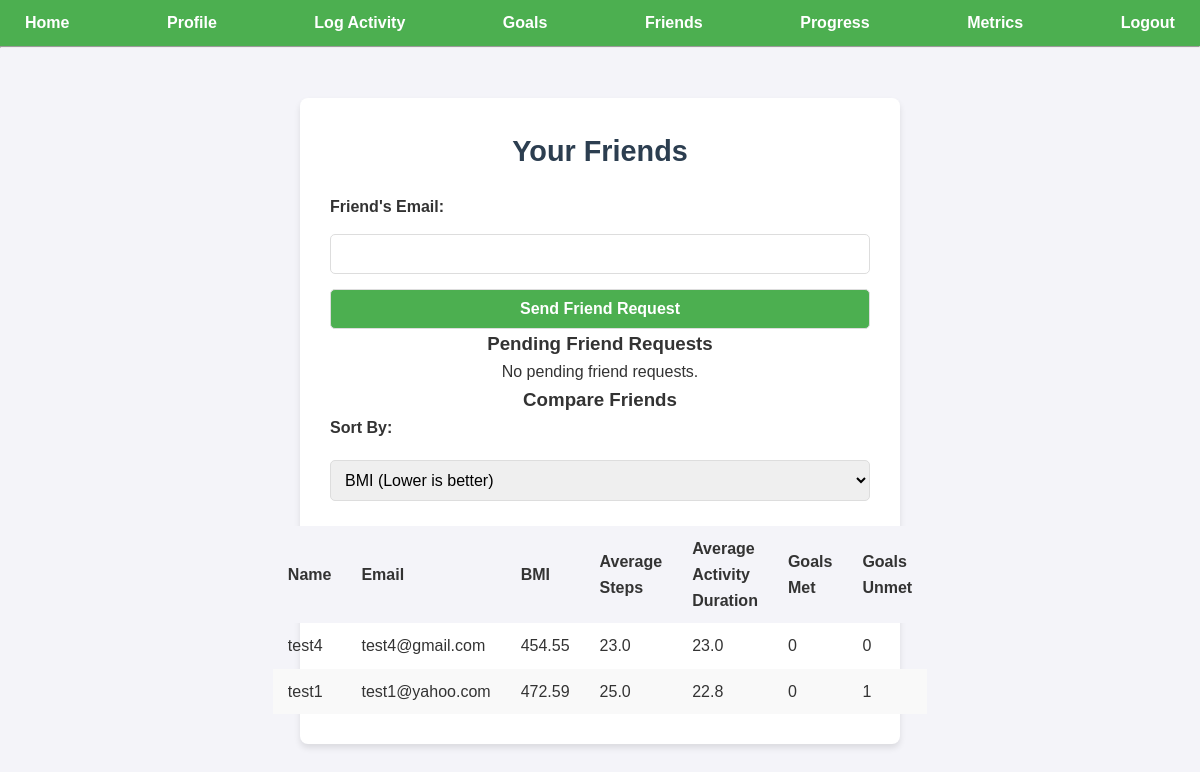
The page /friends (signed in) on the database its author committed.
### models.py (models this page shows)
class User(db.Model):
    __tablename__ = 'users'
    id = db.Column(db.Integer, primary_key=True)
    name = db.Column(db.String(100), nullable=False)
    email = db.Column(db.String(100), unique=True, nullable=False)
    password = db.Column(db.String(200), nullable=False)
    height = db.Column(db.Float, nullable=True)
    weight = db.Column(db.Float, nullable=True)
    age = db.Column(db.Integer, nullable=True)
    gender = db.Column(db.String(10), nullable=True)
    fitness_level = db.Column(db.String(20), nullable=True)
    activities = db.relationship('Activity', back_populates='user', cascade="all, delete-orphan")
    fitness_goals = db.relationship('Goal', back_populates='user', cascade="all, delete-orphan")
    friends = db.relationship('Friendship', foreign_keys='Friendship.user_id', back_populates='user', cascade="all, delete-orphan")

### app.py (the view, shortened to what this page needs)
@app.route('/friends', methods=['GET', 'POST'])
def friends():
    if 'user_id' not in session:
        flash('Please log in to access your friends list.')
        return redirect(url_for('login'))
    user = User.query.get(session['user_id'])
    incoming_requests = Friendship.query.filter_by(friend_id=user.id, status='pending').all()
    accepted_friendships = Friendship.query.filter(
        ((Friendship.user_id == user.id) | (Friendship.friend_id == user.id)) &
        (Friendship.status == 'accepted')
    ).all()
    user_activities = Activity.query.filter_by(user_id=user.id).all()
    user_bmi = round(user.weight / ((user.height / 100) ** 2), 2) if user.height and user.weight else None
    user_avg_steps = round(sum(a.steps for a in user_activities if a.steps) / len(user_activities), 2) if user_activities else None
    user_avg_duration = round(sum(a.duration for a in user_activities if a.duration) / len(user_activities), 2) if user_activities else None
    user_goals_met = Goal.query.filter_by(user_id=user.id).filter(Goal.progress >= Goal.target_value).count()
    user_goals_unmet = Goal.query.filter_by(user_id=user.id).filter(Goal.progress < Goal.target_value).count()
    friends_data = []
    for friendship in accepted_friendships:
        friend = friendship.friend if friendship.user_id == user.id else friendship.user
        activities = Activity.query.filter_by(user_id=friend.id).all()
        bmi = round(friend.weight / ((friend.height / 100) ** 2), 2) if friend.height and friend.weight else None
        avg_steps = round(sum(a.steps for a in activities if a.steps) / len(activities), 2) if activities else None
        avg_duration = round(sum(a.duration for a in activities if a.duration) / len(activities), 2) if activities else None
        goals_met = Goal.query.filter_by(user_id=friend.id).filter(Goal.progress >= Goal.target_value).count()
        goals_unmet = Goal.query.filter_by(user_id=friend.id).filter(Goal.progress < Goal.target_value).count()
        friends_data.append({
            'name': friend.name,
            'email': friend.email,
            'bmi': bmi,
            'avg_steps': avg_steps,
            'avg_duration': avg_duration,
            'goals_met': goals_met,
            'goals_unmet': goals_unmet,
        })
    friends_data.append({
        'name': user.name,
        'email': user.email,
        'bmi': user_bmi,
        'avg_steps': user_avg_steps,
        'avg_duration': user_avg_duration,
        'goals_met': user_goals_met,
        'goals_unmet': user_goals_unmet,
    })
    sort_category = request.args.get('sort', 'bmi')
    reverse_sort = sort_category not in ['bmi']  # BMI is sorted ascending; others descending
    def sorting_key(item):
        value = item.get(sort_category)
        if value is None:
            return float('inf') if not reverse_sort else float('-inf')
        return value
    friends_data.sort(key=sorting_key, reverse=reverse_sort)
    return render_template(
        'friends.html',
        user=user,
        incoming_requests=incoming_requests,
        accepted_friends=friends_data,
        sort_category=sort_category,
    )

### app.py (called while the page is built)
@app.before_request
def create_tables_once():
    global first_request_done  # Declare the variable as global
    if not first_request_done:
        db.create_all()
        first_request_done = True

### templates/friends.html (shortened to what this page needs)
{% extends "base.html" %}
{% block content %}
<div class="container">
    <h2>Your Friends</h2>
    <form method="POST">
        <label for="friend_email">Friend's Email:</label>
        <input type="email" name="friend_email" id="friend_email" required>
        <button type="submit">Send Friend Request</button>
    </form>
    <h3>Pending Friend Requests</h3>
    {% if incoming_requests %}
    <table>
        <thead>
            <tr>
                <th>From</th>
                <th>Actions</th>
            </tr>
        </thead>
        <tbody>
            {% for request in incoming_requests %}
            <tr>
                <td>{{ request.user.name }} ({{ request.user.email }})</td>
                <td>
                    <form method="POST" action="{{ url_for('update_friendship', friendship_id=request.id) }}">
                        <button name="status" value="accepted">Accept</button>
                        <button name="status" value="rejected">Reject</button>
                    </form>
                </td>
            </tr>
            {% endfor %}
        </tbody>
    </table>
    {% else %}
    <p>No pending friend requests.</p>
    {% endif %}
    <h3>Compare Friends</h3>
    <form method="GET" action="{{ url_for('friends') }}">
        <label for="sort_category">Sort By:</label>
        <select name="sort" id="sort_category" onchange="this.form.submit()">
            <option value="bmi" {% if sort_category == 'bmi' %}selected{% endif %}>BMI (Lower is better)</option>
        </select>
    </form>
    <table>
        <thead>
            <tr>
                <th>Name</th>
                <th>Email</th>
                <th>BMI</th>
                <th>Average Steps</th>
                <th>Average Activity Duration</th>
                <th>Goals Met</th>
                <th>Goals Unmet</th>
            </tr>
        </thead>
        <tbody>
            {% for friend in accepted_friends %}
            <tr>
                <td>{{ friend.name }}</td>
                <td>{{ friend.email }}</td>
                <td>{{ friend.bmi if friend.bmi is not none else 'N/A' }}</td>
                <td>{{ friend.avg_steps if friend.avg_steps is not none else 'N/A' }}</td>
                <td>{{ friend.avg_duration if friend.avg_duration is not none else 'N/A' }}</td>
                <td>{{ friend.goals_met }}</td>
                <td>{{ friend.goals_unmet }}</td>
            </tr>
            {% endfor %}
        </tbody>
    </table>
</div>
{% endblock %}

### static/style.css (style rules this page uses)
* { margin: 0; padding: 0; box-sizing: border-box; }
body { font-family: Arial, sans-serif; background-color: #f4f4f9; color: #333; line-height: 1.6; margin: 0; padding: 0; }
.container { max-width: 600px; margin: 50px auto; padding: 30px; background: white; border-radius: 8px; box-shadow: 0 4px 6px rgba(0, 0, 0, 0.1); display: flex; flex-direction: column; align-items: center; text-align: center; }
form { display: flex; flex-direction: column; width: 100%; gap: 15px; }
form label { font-weight: bold; align-self: flex-start; }
form input, form select, form button { padding: 10px; border: 1px solid #ddd; border-radius: 5px; font-size: 1rem; width: 100%; }
form button { background-color: #4CAF50; color: white; cursor: pointer; font-weight: bold; }
h1, h2 { font-size: 1.8rem; margin-bottom: 20px; color: #2c3e50; text-align: center; }
table { width: 100%; border-collapse: collapse; margin-top: 20px; }
th, td { text-align: left; padding: 10px 15px; }
th { background-color: #f4f4f9; font-weight: bold; }
tr:nth-child(even) { background-color: #f9f9f9; }
td:first-child { width: 50%; }
td:last-child { width: 50%; }
select { padding: 5px; margin: 5px 0; border-radius: 5px; border: 1px solid #ddd; }

### rows shown on the page
User: name "test4", email "test4@gmail.com", bmi "454.55", avg_steps "23.0", avg_duration "23.0", goals_met "0", goals_unmet "0"
User: name "test1", email "test1@yahoo.com", bmi "472.59", weight "25.0", avg_duration "22.8", goals_met "0", goals_unmet "1"
